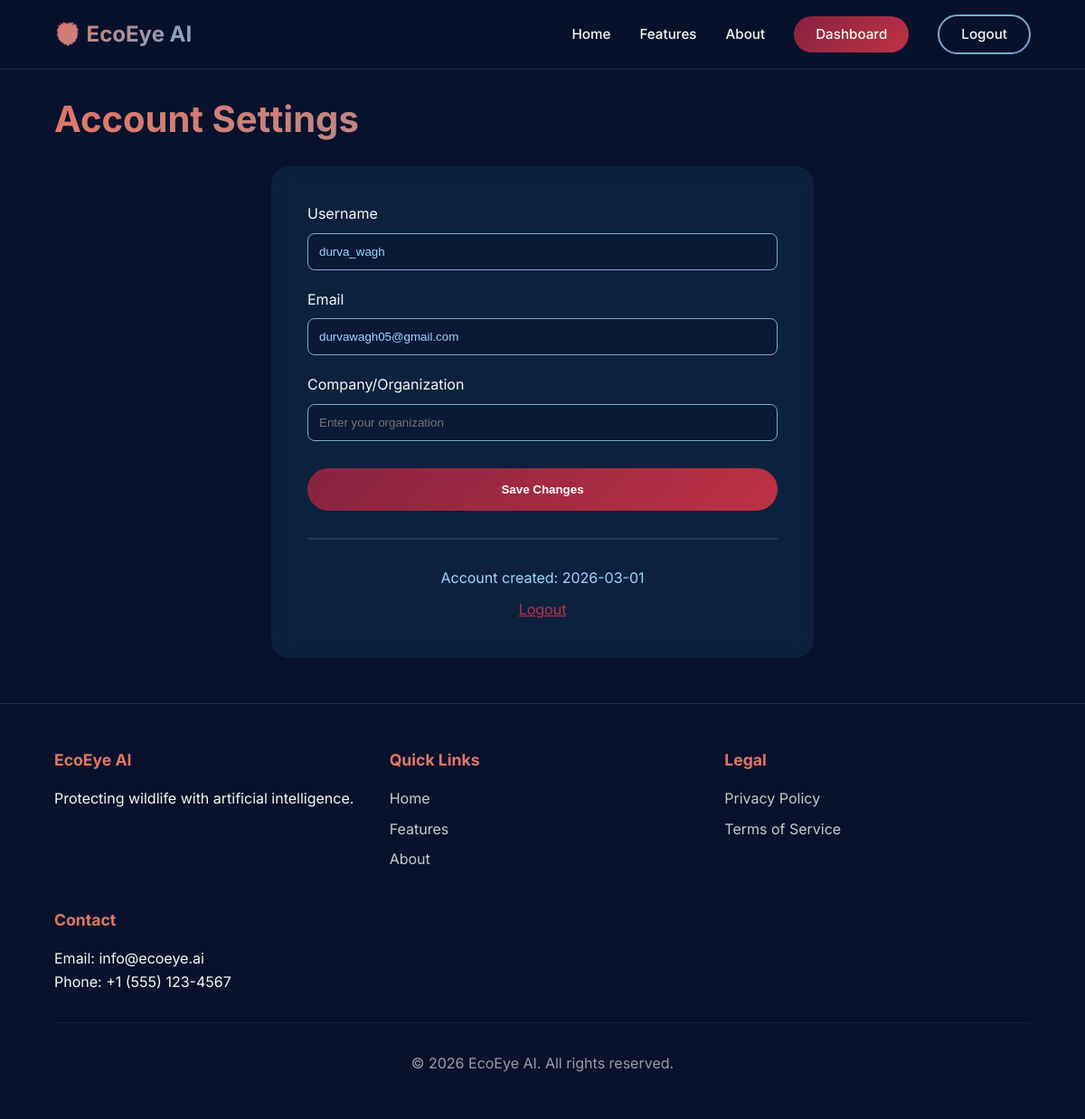
Screenshot of /settings (signed in) with the database file from the repository.
### app.py (models this page shows, shortened)
class User(UserMixin, db.Model):
    id = db.Column(db.Integer, primary_key=True)
    username = db.Column(db.String(50), unique=True, nullable=False)
    email = db.Column(db.String(100), unique=True, nullable=False)
    password = db.Column(db.String(200), nullable=False)
    company = db.Column(db.String(100))
    created_at = db.Column(db.DateTime, default=datetime.utcnow)
    alerts = db.relationship('Alert', backref='user', lazy=True)

### app.py (the view)
@app.route('/settings')
@login_required
def settings_page():
    return render_template('dashboard/settings.html')

### app.py (called while the page is built)
@login_manager.user_loader
def load_user(user_id):
    return User.query.get(int(user_id))

### templates/dashboard/settings.html (shortened to what this page needs)
{% extends "layout/base.html" %}
{% block content %}
<div style="padding: 100px 5% 50px; min-height: 80vh;">
    <h1 style="font-size: 2.5rem; background: linear-gradient(135deg, #E17564, #7AAACE); -webkit-background-clip: text; -webkit-text-fill-color: transparent; margin-bottom: 20px;">Account Settings</h1>
    <div style="max-width: 600px; margin: 0 auto;">
        <div style="background: rgba(22, 71, 106, 0.3); backdrop-filter: blur(10px); padding: 40px; border-radius: 20px;">
            <form method="POST" action="{{ url_for('update_settings') }}">
                <div style="margin-bottom: 20px;">
                    <label style="display: block; margin-bottom: 8px; color: #F7F8F0;">Username</label>
                    <input type="text" value="{{ current_user.username }}" disabled style="width: 100%; padding: 12px; background: rgba(9, 18, 44, 0.5); border: 1px solid #7AAACE; border-radius: 8px; color: #9CD5FF;">
                </div>
                <div style="margin-bottom: 20px;">
                    <label style="display: block; margin-bottom: 8px; color: #F7F8F0;">Email</label>
                    <input type="email" value="{{ current_user.email }}" disabled style="width: 100%; padding: 12px; background: rgba(9, 18, 44, 0.5); border: 1px solid #7AAACE; border-radius: 8px; color: #9CD5FF;">
                </div>
                <div style="margin-bottom: 30px;">
                    <label style="display: block; margin-bottom: 8px; color: #F7F8F0;">Company/Organization</label>
                    <input type="text" name="company" value="{{ current_user.company or '' }}" placeholder="Enter your organization" style="width: 100%; padding: 12px; background: rgba(9, 18, 44, 0.5); border: 1px solid #7AAACE; border-radius: 8px; color: #F7F8F0;">
                </div>
                <button type="submit" class="btn-primary" style="width: 100%;">Save Changes</button>
            </form>
            <hr style="border: 1px solid rgba(122, 170, 206, 0.2); margin: 30px 0;">
            <div style="text-align: center;">
                <p style="color: #9CD5FF; margin-bottom: 10px;">Account created: {{ current_user.created_at.strftime('%Y-%m-%d') }}</p>
                <a href="{{ url_for('logout') }}" style="color: #BE3144;">Logout</a>
            </div>
        </div>
    </div>
</div>
{% endblock %}

### static/css/style.css (style rules this page uses)
:root { --deep-navy: #09122C; --crimson: #872341; --fire-red: #BE3144; --coral: #E17564; --soft-blue: #7AAACE; --light-blue: #9CD5FF; --ivory: #F7F8F0; --dark-teal: #164764; --medium-teal: #3B9797; }
* { margin: 0; padding: 0; box-sizing: border-box; }
body { font-family: 'Inter', -apple-system, BlinkMacSystemFont, sans-serif; background: var(--deep-navy); color: var(--ivory); line-height: 1.6; overflow-x: hidden; }
.btn-primary { background: linear-gradient(135deg, var(--crimson), var(--fire-red)); color: white; padding: 1rem 2.5rem; border-radius: 30px; text-decoration: none; font-weight: 600; transition: all 0.3s; border: none; cursor: pointer; display: inline-block; }

### rows the page displays
User: username "durva_wagh", email "durvawagh05@gmail.com", created_at "2026-03-01"
